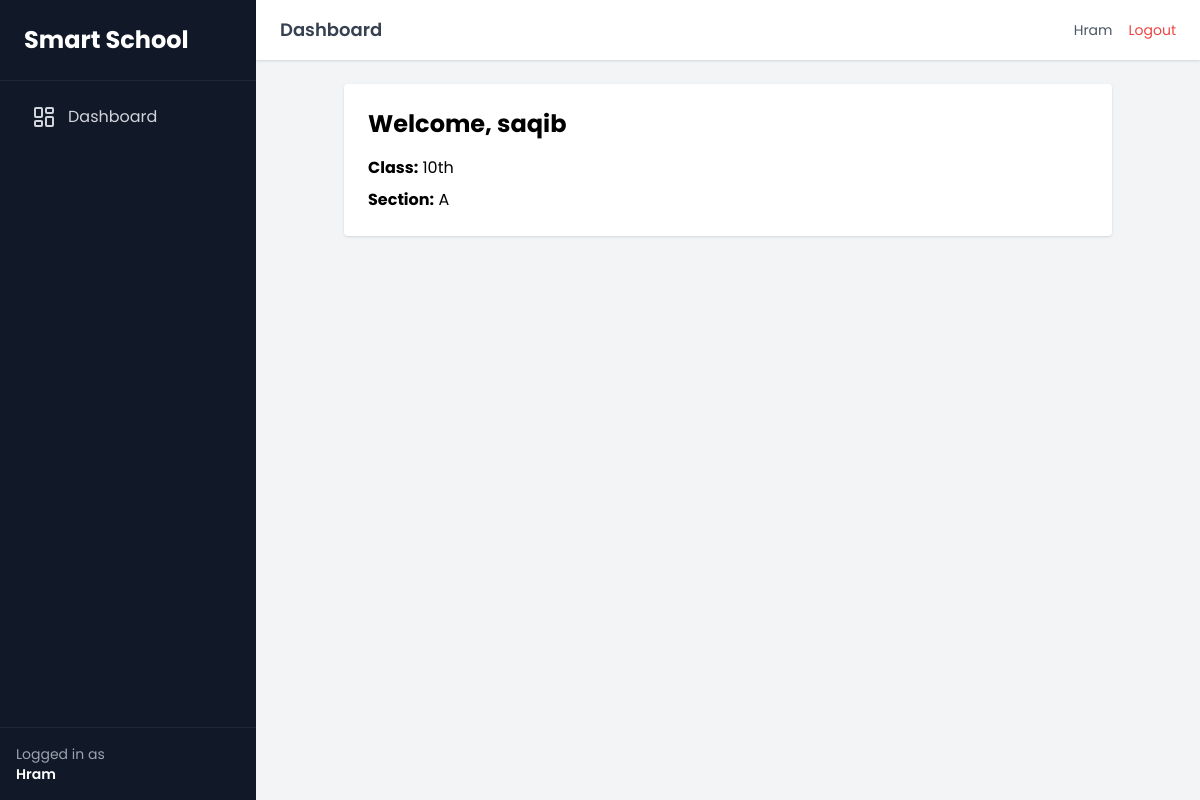
Screenshot of /student-dashboard/ (signed in) with the database file from the repository.
### students/models.py (models this page shows, shortened)
class Student(models.Model):
    user = models.OneToOneField(User, on_delete=models.CASCADE, null=True, blank=True)
    name = models.CharField(max_length=100)
    class_obj = models.ForeignKey(Class, on_delete=models.CASCADE)
    section = models.ForeignKey(Section, on_delete=models.CASCADE)

class Class(models.Model):
    name = models.CharField(max_length=50)

class Section(models.Model):
    name = models.CharField(max_length=10)
    class_obj = models.ForeignKey(Class, on_delete=models.CASCADE)

### students/views.py (the view)
# urls.py: path('student-dashboard/', views.student_dashboard, name='student_dashboard'),
@login_required
def student_dashboard(request):
    try:
        student = Student.objects.get(user=request.user)
    except Student.DoesNotExist:
        return redirect('students:dashboard')
    return render(request, 'student_dashboard.html', {
        'student': student
    })

### templates/student_dashboard.html
{% extends 'base.html' %}
{% block content %}
<div class="max-w-3xl mx-auto bg-white p-6 rounded shadow">
    <h1 class="text-2xl font-bold mb-4">
        Welcome, {{ student.name }}
    </h1>
    <div class="space-y-2">
        <p><strong>Class:</strong> {{ student.class_obj.name }}</p>
        <p><strong>Section:</strong> {{ student.section.name }}</p>
    </div>
</div>
{% endblock %}

### templates/base.html (shortened to what this page needs)
<!DOCTYPE html>
<html lang="en">
<head>
    <script src="https://cdn.tailwindcss.com"></script>
</head>
<body class="bg-gray-100">
<div class="flex min-h-screen">
<aside class="w-64 bg-gray-900 text-gray-300 flex flex-col">
    <div class="p-6 text-2xl font-bold text-white border-b border-gray-800">
        Smart School
    </div>
    <nav class="flex-1 p-4 space-y-2">
        <a href="{% url 'students:dashboard' %}"
           class="flex items-center gap-3 px-4 py-2 rounded-lg hover:bg-gray-800 transition
           {% if request.path == '/' %} bg-gray-800 text-white {% endif %}">
            <i data-lucide="layout-dashboard"></i>
            Dashboard
        </a>
    </nav>
    <div class="p-4 border-t border-gray-800 text-sm text-gray-400">
        Logged in as <br>
        <span class="text-white font-semibold">
            {{ request.user.username }}
        </span>
    </div>
</aside>
    <div class="flex-1 flex flex-col">
        <header class="bg-white shadow px-6 py-4 flex justify-between items-center">
            <h1 class="text-lg font-semibold text-gray-700">
                Dashboard
            </h1>
            <div class="flex items-center space-x-4">
                <span class="text-gray-600 text-sm">
                    {{ request.user.username }}
                </span>
                <a href="{% url 'logout' %}"
                   class="text-red-500 hover:underline text-sm">
                    Logout
                </a>
            </div>
        </header>
        <main class="p-6">
            {% block content %}
            {% endblock %}
        </main>
    </div>
</div>
</body>
</html>

### templates/base.html (style rules this page uses)
body { font-family: 'Poppins', sans-serif; }

### rows the page displays
Student: name "saqib", class_obj.name "10th", section.name "A"

### other values shown
{{ request.user.username }} "Hram"
